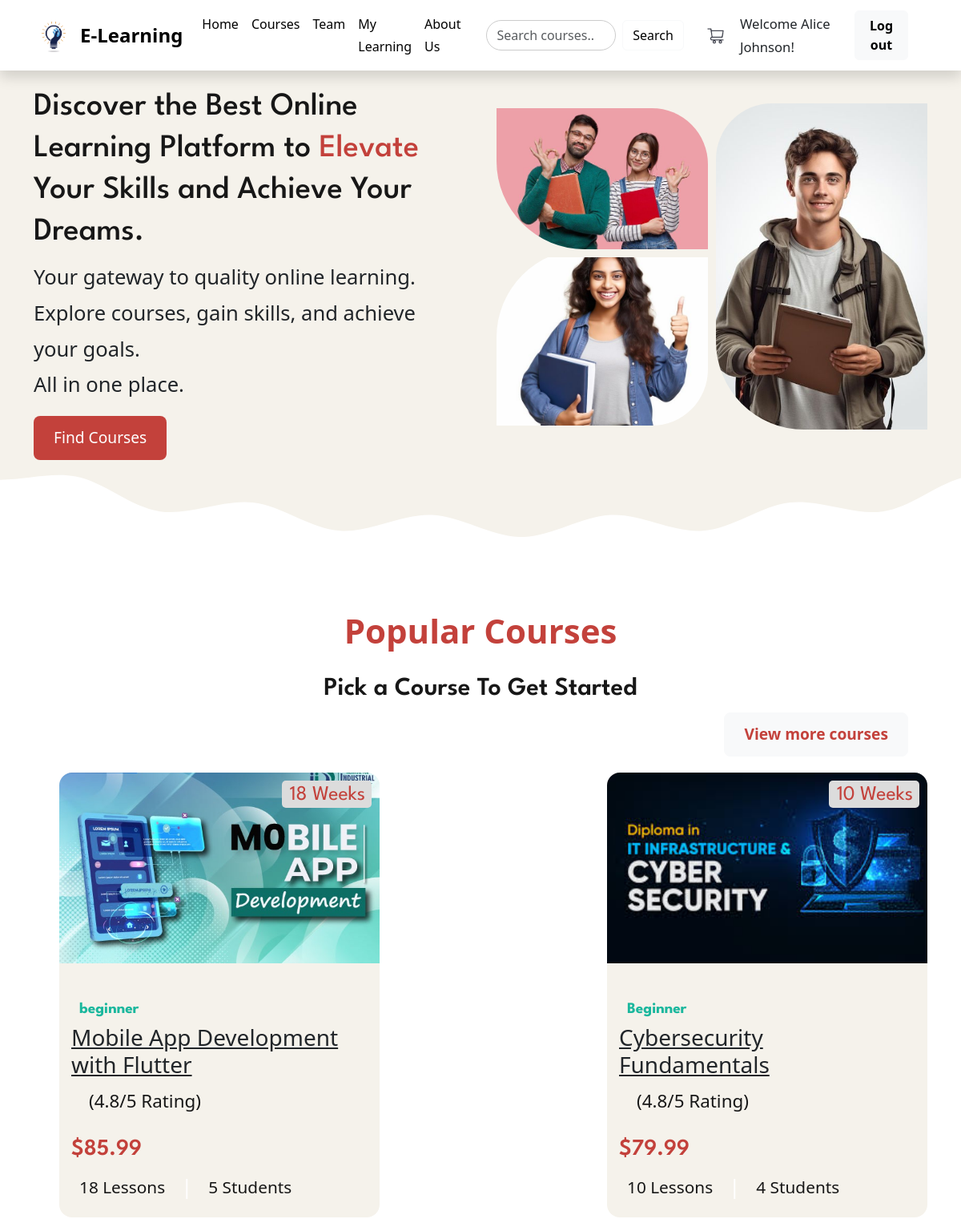
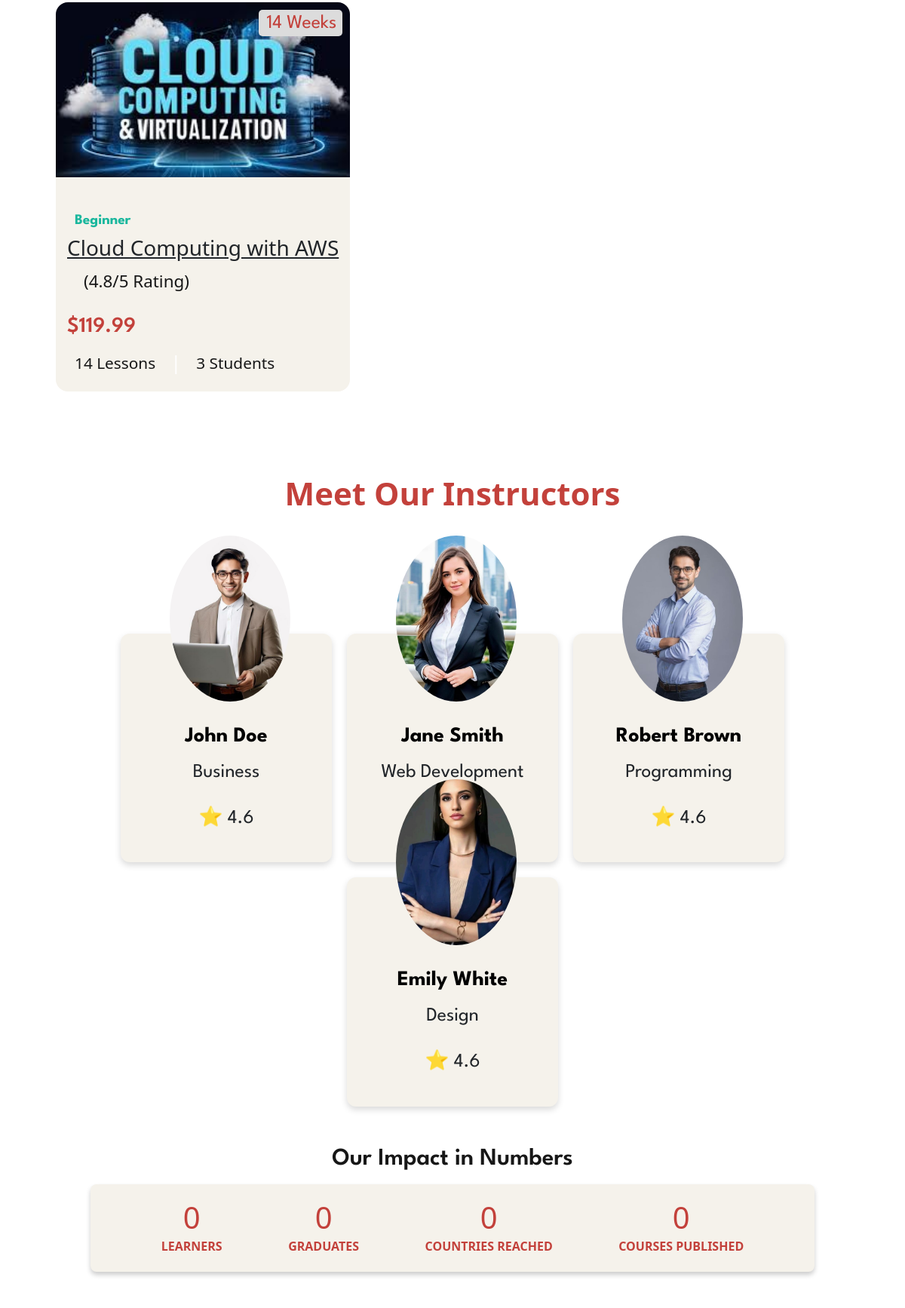
The page /home/home.php (signed in, upper part) on the database its author committed (2 pictures, top to bottom).
### tables this page shows
CREATE TABLE `course` (
  `c_name` varchar(100) NOT NULL COMMENT 'Course Name',
  `c_id` int(11) NOT NULL COMMENT 'Course ID, Primary key that auto-increments',
  `c_desc` text NOT NULL COMMENT 'Description for course',
  `c_price` varchar(10) NOT NULL COMMENT 'Price of a course',
  `c_no_of_lessons` int(11) NOT NULL COMMENT 'Number of lessons in a course',
  `c_image` varchar(100) NOT NULL COMMENT 'Path to course image',
  `i_id` int(11) NOT NULL DEFAULT 1 COMMENT 'Instructor ID, foreign key from instructor table',
  `c_level` varchar(15) NOT NULL DEFAULT 'Beginner'
);

CREATE TABLE `instructor` (
  `i_name` varchar(50) NOT NULL COMMENT 'Instructor''s name',
  `i_id` int(11) NOT NULL COMMENT 'Instructor''s ID, Primary key, auto-incremented',
  `i_phone` varchar(13) NOT NULL COMMENT 'Instructor''s phone number',
  `i_email` varchar(40) NOT NULL COMMENT 'Instructor''s email address',
  `i_image` varchar(30) NOT NULL COMMENT 'Instructor''s Image Path',
  `i_bio` varchar(40) NOT NULL COMMENT 'Instructor''s Bio',
  `i_job_desc` varchar(1000) NOT NULL
);

### home/home.php (the view, shortened to what this page needs)
<?php
$is_logged_in = isset($_SESSION['is_logged_in']);
$username = isset($_SESSION['username']) ? $_SESSION['username'] : '';
?>
<!DOCTYPE html>
<html lang="en">
<head>
  <link rel="stylesheet" href="../bootstrap/css/bootstrap.min.css">
  <link rel="stylesheet" href="styles.css">
</head>
<body>
  <header>
    <nav class="navbar navbar-expand-lg bg-primary shadow">
      <div class="container">
        <a class="navbar-brand d-flex align-items-center logo" href="#">
          <img src="../home/images/logo1.png" alt="Logo" width="50" height="50" class="me-2">
          <span>E-Learning</span>
        </a>
        <div class="collapse navbar-collapse" id="navbarNav">
          <ul class="navbar-nav ms-auto me-4">
            <li class="nav-item"><a class="nav-link text-light" href="../home/home.php">Home</a></li>
            <li class="nav-item"><a class="nav-link text-light" href="../home/home.php#courses">Courses</a></li>
            <li class="nav-item"><a class="nav-link text-light" href="../home/home.php#team">Team</a></li>
            <li class="nav-item"><a class="nav-link text-light" href="../my_learning/my_learning.php">My Learning</a>
            </li>
            <li class="nav-item"><a class="nav-link text-light" href="../home/home.php#About-us">About Us</a></li>
          </ul>
          <form class="d-flex me-4" method="POST" action="../search/search.php">
            <input class="form-control me-2 search" type="search" name="searchQuery" placeholder="Search courses..."
              aria-label="Search" required>
            <button class="btn btn-outline-light" type="submit">Search</button>
          </form>
          <a href="../cart/cart.php" class="me-3 cart">
            <img src="../home/images/cart_icon.png" alt="Cart" width="30" height="30">
          </a>
          <?php if ($is_logged_in): ?>
            <span style="font-size: 65%; margin-right: 2%;">Welcome <?php echo $username; ?>! </span>
            <a href="../registration/logout.php" class="btn btn-light me-4">Log out</a>
          <?php else: ?>
            <a href="../registration/login.php" class="btn btn-light me-4">Login</a>
            <a href="../registration/signup.php" class="btn btn-warning">Sign Up</a>
          <?php endif; ?>
        </div>
      </div>
    </nav>
  </header>
  <section class="section hero has-bg-image" id="home" aria-label="home"
    style="background-image: url('images/hero-bg.svg')">
    <div class="container">
      <div class="hero-content">
        <h1 class="h1 section-title">
          Discover the Best Online Learning Platform to <span class="span">Elevate</span> Your Skills and Achieve Your
          Dreams.
        </h1>
        <p class="hero-text">
          Your gateway to quality online learning.<br> Explore courses, gain skills, and achieve your goals.<br>
          All in one place.
        </p>
        <a href="#courses" class="btn btn-find-course"> Find Courses</a>
      </div>
      <figure class="hero-banner">
        <div class="two-photos">
          <div class="img-holder one" style="--width: 150; --height: 100;">
            <img src="images/hero2.jpg" width="150" height="100" alt="hero banner" class="img-cover">
          </div>
          <div class="img-holder three" style="--width: 300; --height: 250; ">
            <img src="images/hero3.jpg" width="300" height="250" alt="hero banner" class="img-cover">
          </div>
        </div>
        <div class="img-holder two" style="--width: 240; --height: 370;">
          <img src="images/hero1.jpg" width="240" height="370" alt="hero banner" class="img-cover">
        </div>
      </figure>
    </div>
  </section>
  <section class="section course" id="courses" aria-label="course">
    <div class="container">
      <p class="section-subtitle">Popular Courses</p>
      <h2 class="h2 section-title">Pick a Course To Get Started</h2>
      <div class="browse">
        <a href="../courses/courses.php" class="btn btn-light me-4 btn1 ">
          View more courses
        </a>
      </div>
      <ul class="grid-list">
        <?php
        $conn = mysqli_connect("localhost", "root", "", "e_learning");
        $sql = "SELECT
                      c.c_id,
                      c.c_name,
                      c.c_desc,
                      c.c_no_of_lessons,
                      c.c_price,
                      c.c_image,
                      c.c_level,
                      COUNT(o.s_id) AS student_count
                  FROM
                      course c
                  JOIN
                      old_cart o
                  ON
                      c.c_id = o.c_id
                  GROUP BY
                      c.c_id
                  ORDER BY
                      student_count DESC
                  LIMIT 3";
        $result = mysqli_query($conn, $sql);
        while ($row = mysqli_fetch_assoc($result)) {
          echo '
              <li>
                <div class="course-card">
                  <figure class="card-banner img-holder" style="--width: 370; --height: 220;">
                    <img src="' . $row['c_image'] . '" width="370" height="220" loading="lazy"
                      alt="' . $row['c_name'] . '" class="img-cover">
                  </figure>
                  <div class="abs-badge">
                    <ion-icon name="time-outline" aria-hidden="true"></ion-icon>
                    <span class="span">' . $row['c_no_of_lessons'] . ' Weeks</span>
                  </div>
                  <div class="card-content">
                    <span class="badge">' . $row['c_level'] . '</span>';
          if ($is_logged_in) {
            $c_id = $row["c_id"];
            $s_id = $_SESSION['s_id'];
            $sql = "SELECT * FROM `old_cart` WHERE s_id = $s_id and c_id = $c_id;";
            $is_present = mysqli_query($conn, $sql);
            if (mysqli_num_rows($is_present) == 0)
              echo '<h3><a href="#courseModal" onclick="openModal(' . '\'' . $row['c_name'] . '\', ' . '\'' . $row['c_desc'] . '\', ' . '\'' . $row['c_no_of_lessons'] . '\', ' . '\'' . $row['c_price'] . '\', ' . '\'' . $row['c_id'] . '\')" class="card-title">' . $row["c_name"] . '</a></h3>';
            else
              echo '<h3><a href="../course_content/course_page.php?c_id=' . $row['c_id'] . '" class="card-title">' . $row["c_name"] . '</a></h3>';
          } else
            echo '<h3><a href="#courseModal" onclick="openModal(' . '\'' . $row['c_name'] . '\', ' . '\'' . $row['c_desc'] . '\', ' . '\'' . $row['c_no_of_lessons'] . '\', ' . '\'' . $row['c_price'] . '\', ' . '\'' . $row['c_id'] . '\')" class="card-title">' . $row["c_name"] . '</a></h3>';
          echo
            '<div class="wrapper">
                      <div class="rating-wrapper">
                        <ion-icon name="star"></ion-icon>
                        <ion-icon name="star"></ion-icon>
                        <ion-icon name="star"></ion-icon>
                        <ion-icon name="star"></ion-icon>
                        <ion-icon name="star"></ion-icon>
                      </div>
                      <p class="rating-text">(4.8/5 Rating)</p>
                    </div>
                    <data class="price" value="' . $row['c_price'] . '">$' . $row['c_price'] . '</data>
                    <ul class="card-meta-list">
                      <li class="card-meta-item">
                        <ion-icon name="library-outline" aria-hidden="true"></ion-icon>
                        <span class="span">' . $row['c_no_of_lessons'] . ' Lessons</span>
                      </li>
                      <li class="card-meta-item">
                        <ion-icon name="people-outline" aria-hidden="true"></ion-icon>
                        <span class="span">' . $row['student_count'] . ' Students</span>
                      </li>
                    </ul>
                  </div>
                </div>
              </li>
            ';
        }
        ?>
      </ul>
    </div>
  </section>
  <section id="team" style="padding: 50px 20px; text-align: center; background-color: white;">
    <p class="section-subtitle" style="margin-bottom: 150px;">Meet Our Instructors</p>
    <div style="display: flex; justify-content: center; gap: 20px; flex-wrap: wrap; padding-top: -100px;">
      <?php
      $sql = "SELECT i_name, i_image, i_bio, i_id FROM instructor WHERE i_id < 5";
      $result = mysqli_query($conn, $sql);
      while ($row = mysqli_fetch_assoc($result)) {
        echo '<div class="team-card">
                  <div class="image-container">
                    <img src=' . $row['i_image'] . ' alt=' . $row['i_name'] . '>
                  </div>
                  <h3><a href="../instructor/instructor.php?i_id=' . $row['i_id'] . '">' . $row['i_name'] . '</a></h3>
                  <p>' . $row['i_bio'] . '</p>
                  <p>⭐ 4.6</p>
                </div>';
      }
      ?>
    </div>
  </section>
  <h2 class="h2 section-title " style="display: block;">Our Impact in Numbers</h2>
  <div class="container-status" style="padding-top: 4px ;">
    <section id="stats" class="stats-section">
      <div class="stat">
        <h2 class="stat-number" data-target="3500">0</h2>
        <p class="stat-label">LEARNERS</p>
      </div>
      <div class="stat">
        <h2 class="stat-number" data-target="4960">0</h2>
        <p class="stat-label">GRADUATES</p>
      </div>
      <div class="stat">
        <h2 class="stat-number" data-target="99">0</h2>
        <p class="stat-label">COUNTRIES REACHED</p>
      </div>
      <div class="stat">
        <h2 class="stat-number" data-target="520">0</h2>
        <p class="stat-label">COURSES PUBLISHED</p>
      </div>
    </section>
  </div>
</body>
</html>

### rows shown on the page
course: c_image (picture), c_no_of_lessons "18", c_level "beginner", c_name "Mobile App Development with Flutter", c_price "85.99", student_count "5"
course: c_image (picture), c_no_of_lessons "10", c_level "Beginner", c_name "Cybersecurity Fundamentals", c_price "79.99", student_count "4"
course: c_image (picture), c_no_of_lessons "14", c_level "Beginner", c_name "Cloud Computing with AWS", c_price "119.99", student_count "3"
instructor: i_image (picture), i_name "John Doe", i_bio "Business"
instructor: i_image (picture), i_name "Jane Smith", i_bio "Web Development"
instructor: i_image (picture), i_name "Robert Brown", i_bio "Programming"
instructor: i_image (picture), i_name "Emily White", i_bio "Design"

### other values the page prints
$username "Alice Johnson"
